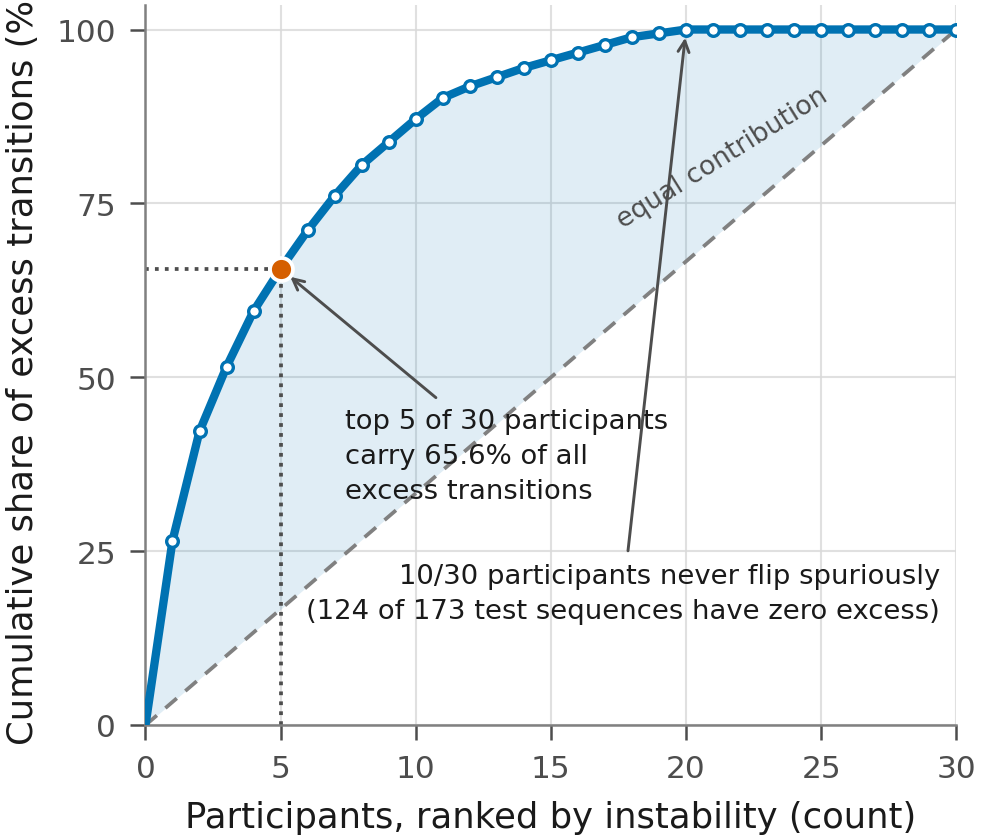

Recreate this plot in Python.
"""Figure 3: instability is concentrated in a minority of participants.

Lorenz-style cumulative share of excess transitions against the number of participants,
ranked from most to least unstable, for the instantaneous rule at target FAR 0.05.
The equality diagonal is the counterfactual in which every participant contributes the
same amount of instability.

Source (read only): families/sequence_metrics.csv, rows with target == 0.05 and
mechanism == 'instantaneous'. Per-participant value is the MEAN excess_transitions over
that participant's test sequences (participants contribute 5-6 sequences each).

The three annotated numbers are gates: if any fails to reproduce the script aborts.
"""
import os, sys, json
import numpy as np, pandas as pd
import matplotlib.pyplot as plt
sys.path.insert(0, os.path.dirname(os.path.abspath(__file__)))
from _style import apply_style, save, despine, ANALYSIS, OI, INK, INK2, INK3, HERE

apply_style()
S = pd.read_csv(os.path.join(ANALYSIS, 'families', 'sequence_metrics.csv'))
d = S[(S.target == 0.05) & (S.mechanism == 'instantaneous')].copy()

per_user = d.groupby('enrolled_user').excess_transitions.mean().sort_values(ascending=False)
n_users, total = len(per_user), per_user.sum()
cum = np.concatenate([[0.0], np.cumsum(per_user.values) / total])
xs = np.arange(0, n_users + 1)

# ---- gates -----------------------------------------------------------------------
top5_share = per_user.head(5).sum() / total
n_zero_users = int((per_user == 0).sum())
n_zero_seq = int((d.excess_transitions == 0).sum())
n_seq = len(d)
gates = [
    ('top 5 of 30 share', f'{top5_share:.4f}', 0.656, round(top5_share, 3) == 0.656),
    ('participants with zero excess', f'{n_zero_users}/{n_users}', '10/30',
     (n_zero_users, n_users) == (10, 30)),
    ('sequences with zero excess', f'{n_zero_seq}/{n_seq}', '124/173',
     (n_zero_seq, n_seq) == (124, 173)),
]
for name, got, want, ok in gates:
    if not ok:
        raise SystemExit(f'GATE FAILED: {name} = {got}, expected {want}. Stopping.')

# ---- plot ------------------------------------------------------------------------
fig, ax = plt.subplots(figsize=(3.4, 3.0))
fig.subplots_adjust(left=0.175, right=0.97, top=0.965, bottom=0.165)

ax.plot([0, n_users], [0, 1], ls=(0, (4, 3)), lw=0.9, color=INK3, zorder=2)
ax.text(n_users * 0.72, 0.80, 'equal contribution', fontsize=6.4, color=INK2,
        rotation=32, rotation_mode='anchor', ha='center', va='bottom')

ax.fill_between(xs, cum, xs / n_users, color=OI['blue'], alpha=0.12,
                lw=0, zorder=1)
ax.plot(xs, cum, '-', color=OI['blue'], lw=2.0, solid_capstyle='round', zorder=3)
ax.plot(xs[1:], cum[1:], 'o', ms=2.8, mfc='white', mec=OI['blue'], mew=0.8, zorder=4)

# top-5 marker
ax.plot([5, 5], [0, cum[5]], ls=':', lw=0.9, color=INK2, zorder=2)
ax.plot([0, 5], [cum[5], cum[5]], ls=':', lw=0.9, color=INK2, zorder=2)
ax.plot(5, cum[5], 'o', ms=5.5, mfc=OI['vermillion'], mec='white', mew=0.9, zorder=5)
ax.annotate(f'top 5 of {n_users} participants\ncarry {top5_share*100:.1f}% of all\n'
            'excess transitions',
            xy=(5, cum[5]), xytext=(7.4, 0.455), fontsize=6.6, color=INK,
            ha='left', va='top', linespacing=1.45,
            arrowprops=dict(arrowstyle='->', lw=0.7, color=INK2, shrinkA=1, shrinkB=3))

# flat tail marker
first_zero = n_users - n_zero_users
ax.annotate(f'{n_zero_users}/{n_users} participants never flip spuriously\n'
            f'({n_zero_seq} of {n_seq} test sequences have zero excess)',
            xy=(first_zero, 1.0), xytext=(n_users - 0.6, 0.145),
            fontsize=6.6, color=INK, ha='right', va='bottom', linespacing=1.45,
            arrowprops=dict(arrowstyle='->', lw=0.7, color=INK2, shrinkA=1, shrinkB=2))

ax.set_xlim(0, n_users)
ax.set_ylim(0, 1.035)
ax.set_xticks([0, 5, 10, 15, 20, 25, 30])
ax.set_yticks([0, 0.25, 0.5, 0.75, 1.0])
ax.set_yticklabels(['0', '25', '50', '75', '100'])
ax.set_xlabel('Participants, ranked by instability (count)')
ax.set_ylabel('Cumulative share of excess transitions (%)')
ax.grid(True, lw=0.5, alpha=0.8)
ax.set_axisbelow(True)
despine(ax)

save(fig, 'fig3_instability_concentration')

checks = [(f'fig3 gate: {n}', got, f'target {want}; PASS') for n, got, want, _ in gates]
checks.append(('fig3 participants plotted', str(n_users), 'one point per participant'))
checks.append(('fig3 sequences behind the means', str(n_seq),
               f'{n_seq/n_users:.2f} sequences per participant on average (5-6 each)'))
checks.append(('fig3 max per-participant mean excess',
               f'{per_user.max():.4f}', f'participant {per_user.index[0]}'))
json.dump([dict(check=c, value=v, note=n) for c, v, n in checks],
          open(os.path.join(HERE, '_fig3_checks.json'), 'w'), indent=2)
for c, v, n in checks:
    print(f'  CHECK {c}: {v}  ({n})')
